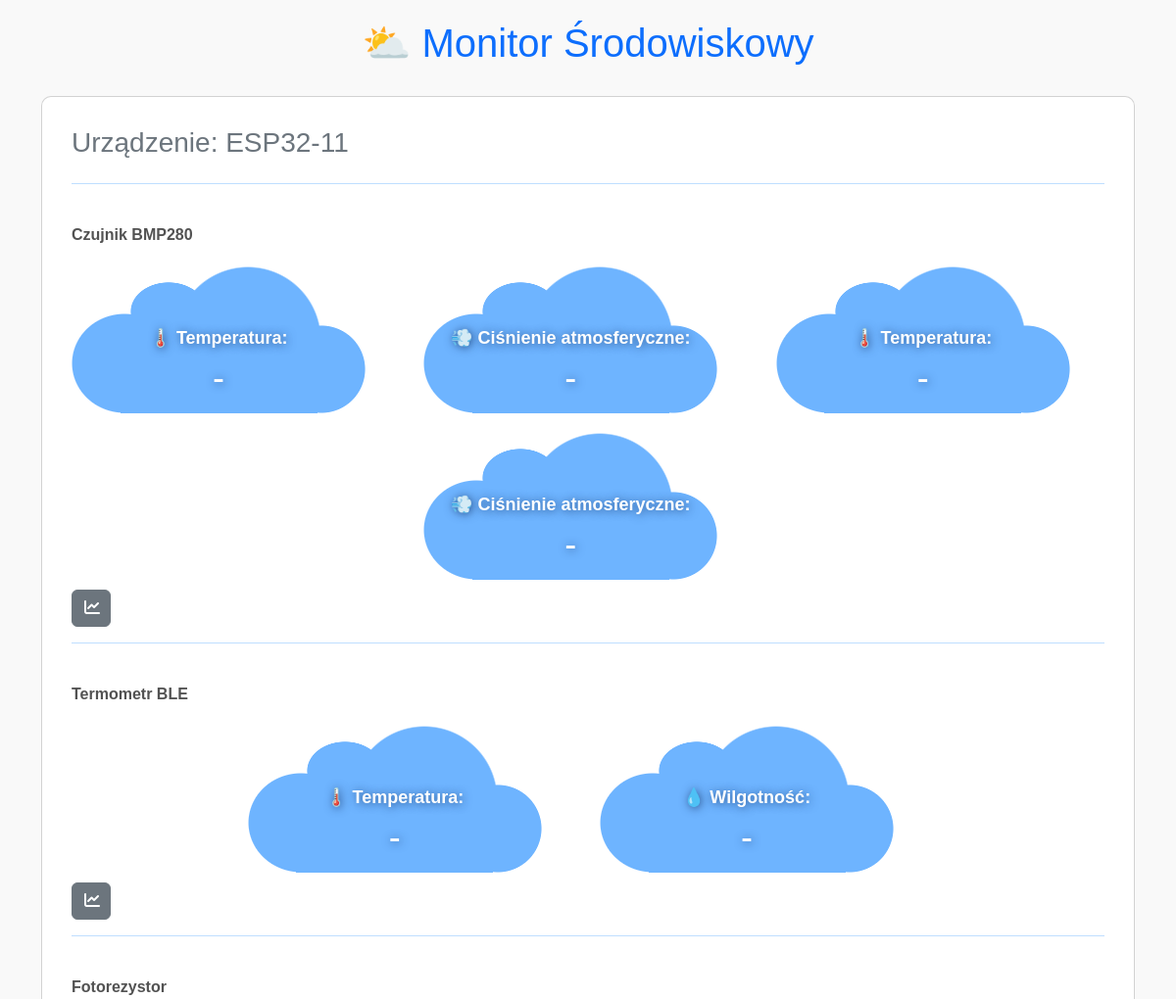
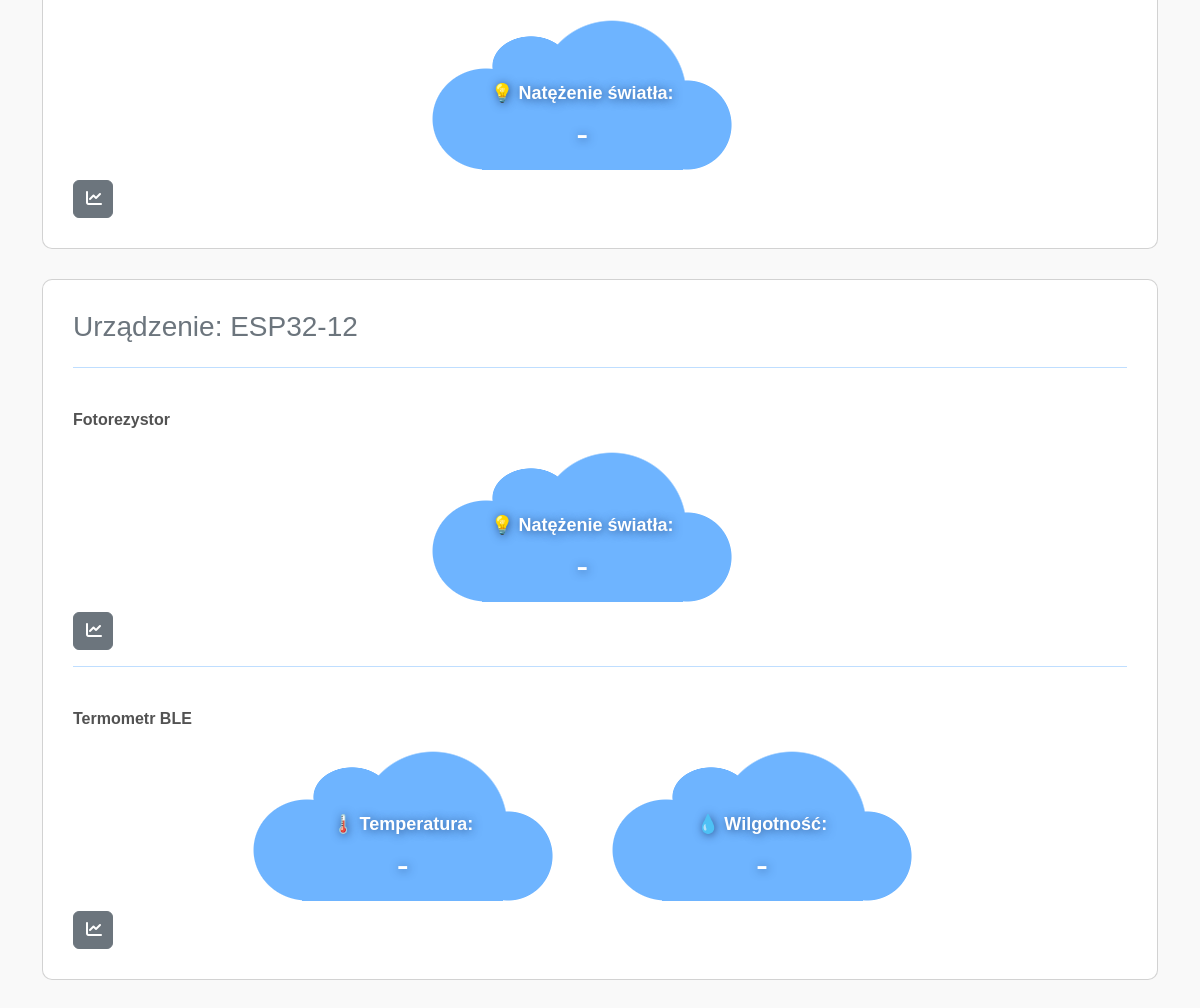
The page /devices/data (signed in) on the database its author committed (2 pictures, top to bottom).
### tables this page shows
CREATE TABLE devices (
        id INTEGER PRIMARY KEY AUTOINCREMENT,
        user_id INTEGER NOT NULL,
        device_id TEXT UNIQUE NOT NULL,
        status TEXT DEFAULT 'active',
        registration_date DATETIME DEFAULT CURRENT_TIMESTAMP,
        FOREIGN KEY(user_id) REFERENCES users(id) ON DELETE CASCADE
    );

CREATE TABLE sensors (
        id INTEGER PRIMARY KEY AUTOINCREMENT,
        user_id INTEGER NOT NULL,
        device_id TEXT NOT NULL,
        sensor_type TEXT NOT NULL,
        FOREIGN KEY(user_id) REFERENCES users(id) ON DELETE CASCADE,
        FOREIGN KEY(device_id) REFERENCES devices(device_id) ON DELETE CASCADE
    );

CREATE TABLE metrics (
        id INTEGER PRIMARY KEY AUTOINCREMENT,
        user_id INTEGER NOT NULL,
        device_id TEXT NOT NULL,
        sensor_type TEXT NOT NULL,
        metric TEXT NOT NULL,
        FOREIGN KEY(user_id) REFERENCES users(id) ON DELETE CASCADE,
        FOREIGN KEY(device_id) REFERENCES devices(device_id) ON DELETE CASCADE,
        FOREIGN KEY(sensor_type) REFERENCES sensors(sensor_type) ON DELETE CASCADE
    );

### app/routes/devices.py (the view)
@devices_bp.route('/devices/data', methods=['GET'])
def render_data():
    if 'user_id' not in session:
        return redirect(url_for('auth.login'))
    user_id = session['user_id']
    conn = get_db_connection()
    cursor = conn.cursor()
    cursor.execute('SELECT device_id FROM devices WHERE user_id = ?', (user_id,))
    devices = [row['device_id'] for row in cursor.fetchall()]
    user_sensors = {}
    for device in devices:
        cursor.execute('SELECT sensor_type FROM sensors WHERE user_id = ? AND device_id = ?', (user_id, device))
        user_sensors[device] = {}
        for row in cursor.fetchall():
            sensor_type = row['sensor_type']
            cursor.execute(
                'SELECT metric FROM metrics WHERE user_id = ? AND device_id = ? AND sensor_type = ?',
                (user_id, device, sensor_type)
            )
            user_sensors[device][sensor_type] = [metric_row['metric'] for metric_row in cursor.fetchall()]
    sensor_labels = {
        "ble": "Termometr BLE",
        "bmp280": "Czujnik BMP280",
        "temperature": "Temperatura",
        "photoresistor": "Fotorezystor"
    }
    metric_labels = {
        "temperature": "🌡️ Temperatura",
        "humidity": "💧 Wilgotność",
        "light": "💡 Natężenie światła",
        "pressure": "💨 Ciśnienie atmosferyczne"
    }
    conn.close()
    return render_template('data.html', user_sensors=user_sensors, sensor_labels=sensor_labels, metric_labels=metric_labels)

### app/database.py (called while the page is built)
def get_db_connection():
    conn = sqlite3.connect('environment_monitor.db')
    conn.row_factory = sqlite3.Row  # Umożliwia dostęp do kolumn po nazwach
    return conn

### app/templates/data.html (shortened to what this page needs)
<!DOCTYPE html>
<html lang="en">
<head>
    <link href="https://cdn.jsdelivr.net/npm/bootstrap@5.3.0-alpha3/dist/css/bootstrap.min.css" rel="stylesheet">
    <link href="https://cdnjs.cloudflare.com/ajax/libs/font-awesome/6.0.0-beta3/css/all.min.css" rel="stylesheet">
</head>
<body>
    <div class="container">
        <h1 class="text-center text-primary">⛅ Monitor Środowiskowy</h1>
        {% for device, sensors in user_sensors.items() %}
        <div class="card sensor-section">
            <h3 class="text-secondary">Urządzenie: {{ device }}</h3>
            {% for sensor, metrics in sensors.items() %}
            <hr>
            <div class="center">
                <div class="sensor-title" style="color: #525252;">{{ sensor_labels[sensor] if sensor in sensor_labels else sensor }}</div>
            <div class="row">
                {% for metric in metrics %}
                <div class="col-md-4 metric-status">
                    <div class="d-flex align-items-center">
                        <div class="data">
                            <span class="metric-label d-block">{{ metric_labels[metric] if metric in metric_labels else metric }}:</span>
                            <p id="{{ device }}-{{ sensor }}-{{ metric }}-status" class="metric-value m-0">-</p>
                        </div>
                    </div>
                </div>
                {% endfor %}
            </div>
            </div>
            <button class="btn btn-secondary" style="width:40px" onclick="toggleCharts('{{ device }}-{{ sensor }}')"><i class="fa-solid fa-chart-line"></i></button>
            {% endfor %}
        </div>
        {% endfor %}
    </div>
</body>
</html>

### app/templates/data.html (style rules this page uses)
body { font-family: Arial, sans-serif; margin: 20px; background-color: #f9f9f9; }
.sensor-section { margin-top: 30px; margin-bottom: 30px; padding: 30px; border-radius: 10px; }
.sensor-title { text-align: left; font-weight: bold; margin-bottom: 10px; margin-top: 10px; }
.metric-status { margin: 10px 0; }
.metric-status { display: flex; flex-direction: column; }
.row { display: flex; flex-direction: row; justify-content: center; }
.data { width: 300px; height: 150px; aspect-ratio: 1.8; --g: radial-gradient(50% 50%, #000 98%, #0000) no-repeat; mask: var(--g) 100% 100%/30% 60%,var(--g) 70% 0/50% 100%,var(--g) 0 100%/36% 68%,var(--g) 27% 18%/26% 40%,linear-gradient(#000 0 0) bottom/67% 58% no-repeat; background: #6eb4ff; }
.metric-label { font-weight: bold; color: white; display: block; text-align: center; margin-top: 60px; font-size: 18px; text-shadow: 1px 1px 10px rgba(35, 72, 128, 0.9); }
.metric-value { margin-top: 5px; color: white; font-size: 36px; text-align: center; text-shadow: 1px 1px 10px rgba(35, 72, 128, 0.9); }
hr { color: #007bff; height: 15px; }

### rows shown on the page
devices: device "ESP32-11"
sensors: sensor_type "Czujnik BMP280"
metrics: metric "🌡️ Temperatura"
metrics: metric "💨 Ciśnienie atmosferyczne"
metrics: metric "🌡️ Temperatura"
metrics: metric "💨 Ciśnienie atmosferyczne"
sensors: sensor_type "Termometr BLE"
metrics: metric "🌡️ Temperatura"
metrics: metric "💧 Wilgotność"
sensors: sensor_type "Fotorezystor"
metrics: metric "💡 Natężenie światła"
devices: device "ESP32-12"
sensors: sensor_type "Fotorezystor"
metrics: metric "💡 Natężenie światła"
sensors: sensor_type "Termometr BLE"
metrics: metric "🌡️ Temperatura"
metrics: metric "💧 Wilgotność"
